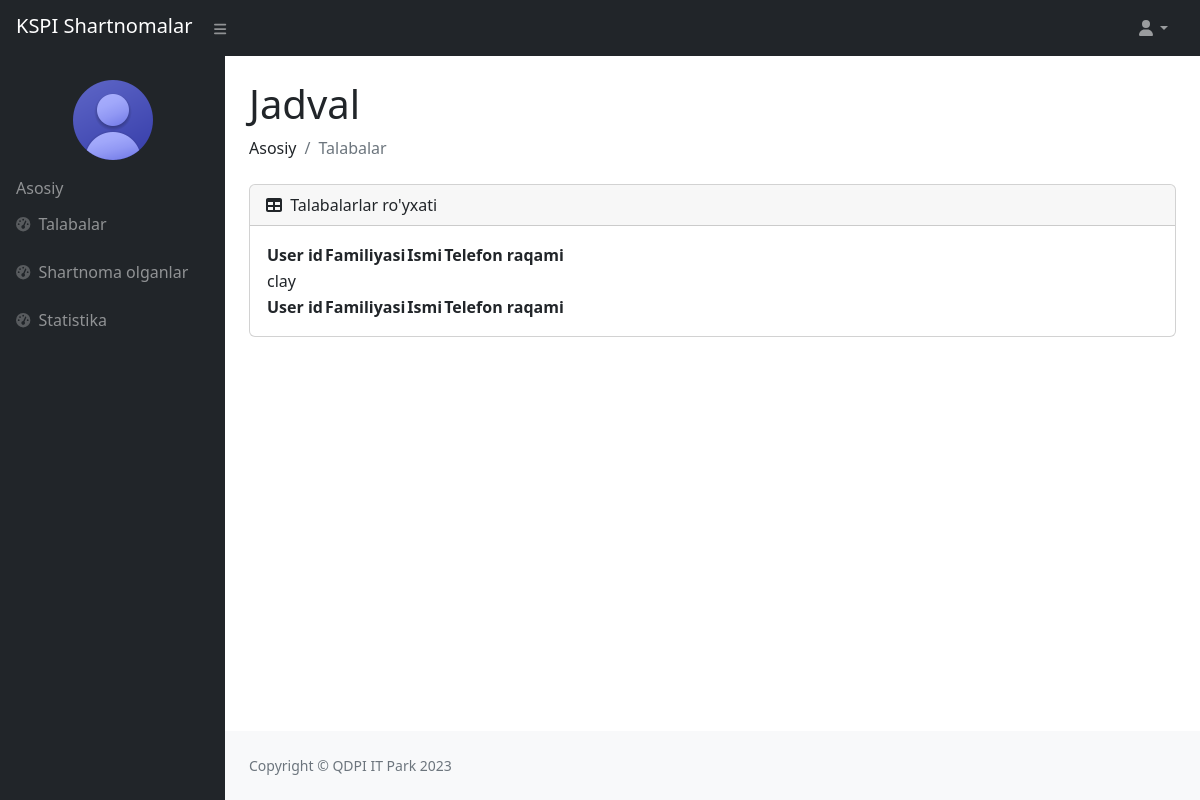
Before: /dekanat_talaba/ (signed in) with the older database file.
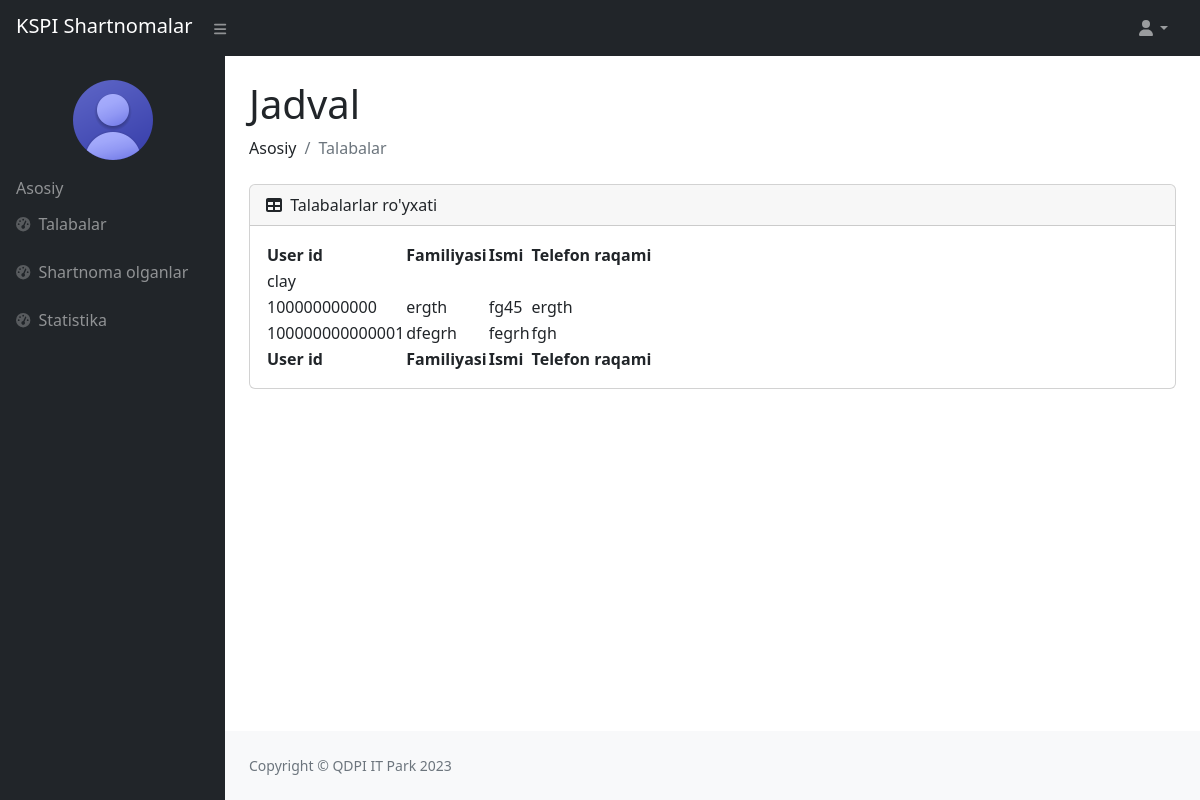
After: the same page with the newer database file.
### users/models.py (models this page shows)
class User(AbstractUser):
    sharif = models.CharField(max_length=100)
    t_yil = models.CharField(max_length=100, blank=True)
    t_nomer = models.CharField(max_length=200)
    k_yil = models.CharField(max_length=200, blank=True)
    gender = models.CharField(max_length=100, blank=True)
    talim_turi = models.CharField(max_length=100, blank=True)
    fakultet = models.CharField(max_length=100, blank=True)
    yonalish = models.CharField(max_length=100, blank=True)
    kurs = models.CharField(max_length=10, blank=True)
    guruh = models.CharField(max_length=100, blank=True)
    viloyat = models.CharField(max_length=100)
    tuman = models.CharField(max_length=100)
    mfy = models.CharField(max_length=100, blank=True)
    kocha_uy = models.CharField(max_length=100)
    lavozim = models.CharField(max_length=100, blank=True)
    dekanat_fakultet = models.CharField(max_length=100, blank=True)
    dekanat_kafedra = models.CharField(max_length=100, blank=True)
    parol = models.CharField(max_length=100)

### users/views.py (the view)
# urls.py: path('dekanat_talaba/', dekanat_talaba, name='dekanat_talaba'),
def dekanat_talaba(request):
    fakultet = request.user.dekanat_fakultet
    talaba = User.objects.filter(fakultet=fakultet)
    contex = {
        'talaba':talaba,
    }
    return render(request, 'adminlar/dekanat/talaba.html', contex)

### templates/adminlar/dekanat/talaba.html (shortened to what the changed rows need)
{% load static %}
<!DOCTYPE html>
<html lang="en">
<head>
    <link href="https://cdn.jsdelivr.net/npm/simple-datatables@7.1.2/dist/style.min.css" rel="stylesheet"/>
    <link rel="stylesheet" href="{% static '/superadmin/css/styles.css' %}">
</head>
<body class="sb-nav-fixed">
    <div id="layoutSidenav">
        <div id="layoutSidenav_content">
            <main>
                <div class="container-fluid px-4">
                    <h1 class="mt-4">Jadval</h1>
                    <div class="card mb-4">
                        <div class="card-body">
                            <table id="datatablesSimple">
                                <thead>
                                    <tr>
                                        <th>User id</th>
                                        <th>Familiyasi</th>
                                        <th>Ismi</th>
                                        <th>Telefon raqami</th>
                                    </tr>
                                </thead>
                                <tfoot>
                                    <tr>
                                        <th>User id</th>
                                        <th>Familiyasi</th>
                                        <th>Ismi</th>
                                        <th>Telefon raqami</th>
                                    </tr>
                                </tfoot>
                                {% for t in talaba %}
                                    <tbody>
                                        <tr>
                                            <td>{{t.username}}</td>
                                            <td>{{t.first_name}}</td>
                                            <td>{{t.last_name}}</td>
                                            <td>{{t.t_nomer}}</td>
                                        </tr>
                                    </tbody>
                                {% endfor %}
                            </table>
                        </div>
                    </div>
                </div>
            </main>
        </div>
    </div>
</body>
</html>

Changed rows visible on the page:
added User: username "100000000000", first_name "ergth", last_name "fg45", t_nomer "ergth"
added User: username "100000000000001", first_name "dfegrh", last_name "fegrh", t_nomer "fgh"
